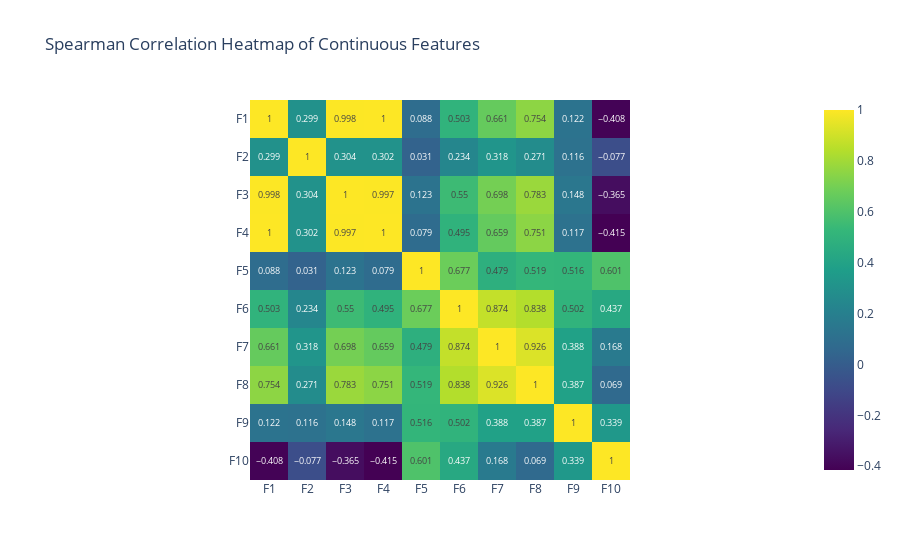

The notebook cell this image was saved under:
### Code cell
# correlation heatmap
spearman_correlation_matrix = eda.correlations(sample_df, type="spearman", printout="heatmap")

### Figure 1 — Plotly figure (JSON) as saved in the notebook; plotly's stock layout.template omitted (floating-point values rounded to 4 significant figures)
{"data": [{"coloraxis": "coloraxis", "hovertemplate": "x: %{x}<br>y: %{y}<br>color: %{z}<extra></extra>", "name": "0", "texttemplate": "%{z}", "type": "heatmap", "x": ["F1", "F2", "F3", "F4", "F5", "F6", "F7", "F8", "F9", "F10"], "xaxis": "x", "y": ["F1", "F2", "F3", "F4", "F5", "F6", "F7", "F8", "F9", "F10"], "yaxis": "y", "z": [[1, 0.299, 0.998, 1, 0.088, 0.503, 0.661, 0.754, 0.122, -0.408], [0.299, 1, 0.304, 0.302, 0.031, 0.234, 0.318, 0.271, 0.116, -0.077], [0.998, 0.304, 1, 0.997, 0.123, 0.55, 0.698, 0.783, 0.148, -0.365], [1, 0.302, 0.997, 1, 0.079, 0.495, 0.659, 0.751, 0.117, -0.415], [0.088, 0.031, 0.123, 0.079, 1, 0.677, 0.479, 0.519, 0.516, 0.601], [0.503, 0.234, 0.55, 0.495, 0.677, 1, 0.874, 0.838, 0.502, 0.437], [0.661, 0.318, 0.698, 0.659, 0.479, 0.874, 1, 0.926, 0.388, 0.168], [0.754, 0.271, 0.783, 0.751, 0.519, 0.838, 0.926, 1, 0.387, 0.069], [0.122, 0.116, 0.148, 0.117, 0.516, 0.502, 0.388, 0.387, 1, 0.339], [-0.408, -0.077, -0.365, -0.415, 0.601, 0.437, 0.168, 0.069, 0.339, 1]]}], "layout": {"coloraxis": {"colorscale": [[0, "#440154"], [0.1111, "#482878"], [0.2222, "#3e4989"], [0.3333, "#31688e"], [0.4444, "#26828e"], [0.5556, "#1f9e89"], [0.6667, "#35b779"], [0.7778, "#6ece58"], [0.8889, "#b5de2b"], [1, "#fde725"]]}, "title": {"text": "Spearman Correlation Heatmap of Continuous Features"}, "xaxis": {"anchor": "y", "constrain": "domain", "domain": [0, 1], "scaleanchor": "y"}, "yaxis": {"anchor": "x", "autorange": "reversed", "constrain": "domain", "domain": [0, 1]}}}
